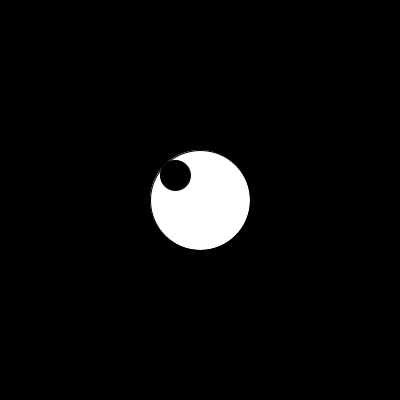
Frame 1 (no input)
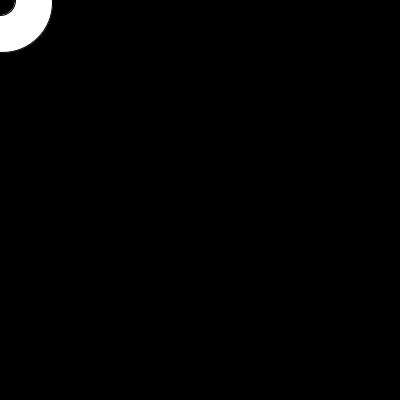
Frame 60 (the mouse pressed at the canvas centre just before this capture)
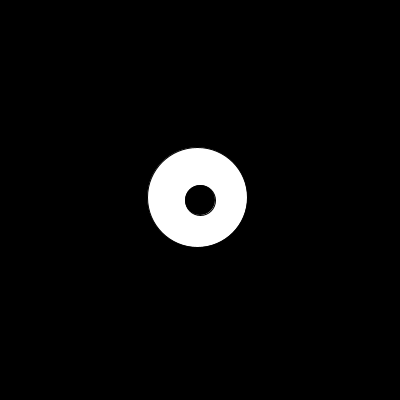
Frame 120 (the mouse held since frame 60 and released just before this capture)

The Processing sketch that drew these frames (run headless with seeded random() and noise(); from frame 60 on, the mouse is pressed at the canvas centre):

// Processing sketch: processing_68996
// ── processing_68996.pde

float x = 200;
float y = 200;
float d = 100;
float cibleX;
float cibleY;
float pupilleD = 30;
    
void setup() {
  size(400,400);
  smooth();
  noStroke();
}
    
    
void draw() {
  background(0);
  fill(255);
    
  stroke(0);
  ellipse(x,y,d,d);
     
  float radians = atan2(mouseY-y,mouseX-x);
  float distance = dist(mouseX,mouseY,x,y);
    
  distance = constrain(distance,0,d/2 - pupilleD/2);  
    
  float pupilleX = cos(radians)* distance + x;
  float pupilleY = sin(radians)* distance + y;
     
  fill(0);
  ellipse(pupilleX,pupilleY,pupilleD,pupilleD);
   
  x = (cibleX-x) *0.07 + x;
  y = (cibleY-y) *0.07 + y;  
}
 
void mousePressed(){
  cibleX = mouseX;
  cibleY = mouseY;
}
